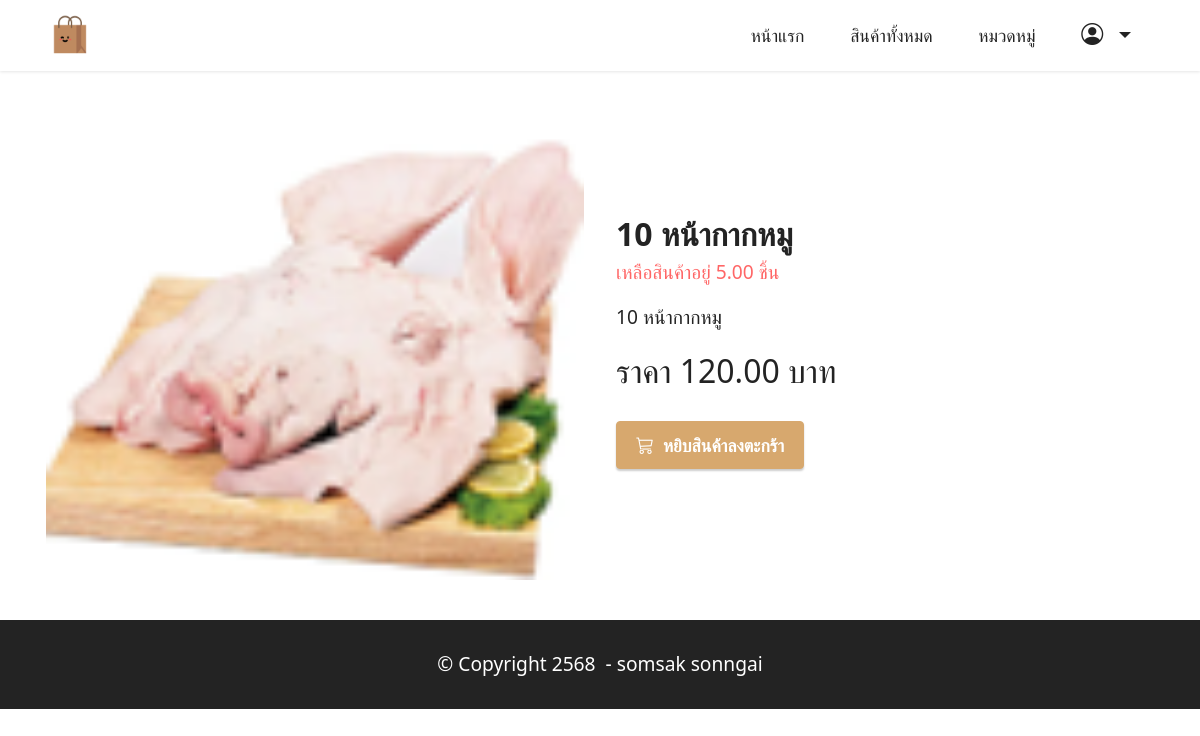
/product/11/, run on an earlier commit of the app's database.
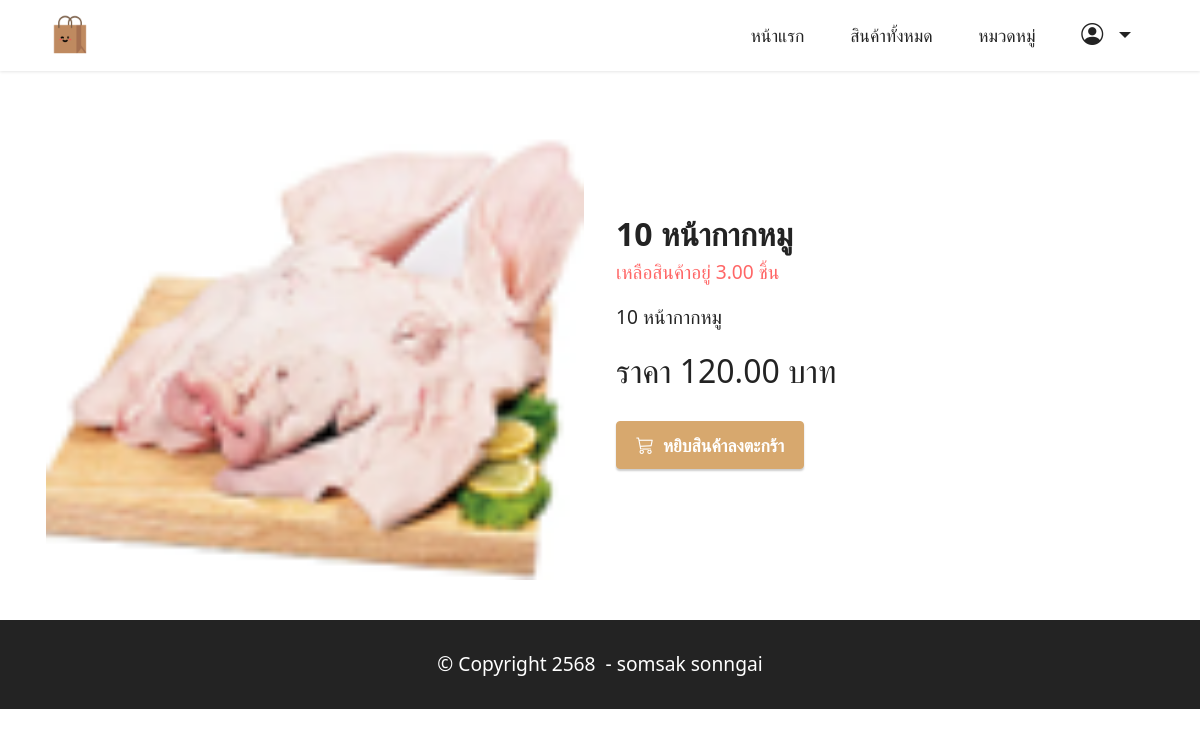
And on a later commit of the database.
### productapp/models.py (models this page shows, shortened)
class Product1(models.Model):
    category = models.ForeignKey('Category',on_delete=models.CASCADE,null=True,verbose_name="หมวดหมู่สินค้า")
    name = models.CharField("ชื่อสินค้า", max_length=100)
    description = models.TextField("รายละเอียดสินค้า", max_length=500)
    price = models.DecimalField("ราคาขาย", max_digits=10, decimal_places=2)
    stock = models.DecimalField("จำนวนในสต๊อก", max_digits=10, decimal_places=2)
    is_trending = models.BooleanField("สินค้าแนะนำ", default=False)
    image = models.ImageField("รูปสินค้า", upload_to="product")
    profitprice = models.DecimalField("ราคากำไร", max_digits=10, decimal_places=2)
    created_at = models.DateTimeField("วันที่เพิ่มสินค้า", auto_now_add=True)
    updated_at = models.DateTimeField("วันที่แก้ไขล่าสุด", auto_now=True)
    barcode = models.CharField("บาร์โค้ด", max_length=13, unique=True)
    class Meta:
        verbose_name = "Product"
        verbose_name_plural = "รายการสินค้า"

### productapp/views.py (the view)
# urls.py: path('product/<int:id>/', views.productDetail, name='productDetail'), #การเรียกใช้ blog ตามด้วย id
def productDetail(request,id):
    product=Product1.objects.get(pk=id)
    return render (request,"detail.html",{"product":product}) #มันก็คือ Product1 นั้นแหละที่เรียกใช้ที่เก็บไว้ในตัวแปร product ถ้าต้องการที่จะทำการเรียกใช้ก็เรียกใช้ product

### productapp/templates/detail.html (shortened to what this page needs)
{% extends "layout.html"%}
{% load humanize %}
{% block content%}
<div class="container my-3">
    <div class="card-wrapper">
        <div class="row align-items-center mt-4">
            <div class="col-12 col-lg-6">
                <div class="image-wrapper">
                    <img src="{{product.image.url}}">
                </div>
            </div>
            <div class="col-12 col-lg-6 my-4">
                <div class="text-box">
                    <h5 class="mbr-title mbr-fonts-style display-5">
                        <strong>{{product.name}}</strong>
                        <p class="display-7 text-secondary">เหลือสินค้าอยู่ {{product.stock}} ชิ้น</p>
                    </h5>
                    <p class="mbr-text mbr-fonts-style display-7">{{product.description}}</p>
                    <div class="cost">
                        <span class="currentcost mbr-fonts-style pr-2 display-5">ราคา {{product.price}} บาท</span>
                    </div>
                    <div class="mbr-section-btn pt-3">
                        {%if product.stock <= 0 %}
                             <h2 class="text-secondary " t>สินค้าหมด</h2>
                        {% else %}
                            <a href="{% url 'addCart' product.id %}" class="btn btn-primary display-4">
                                 <i class="bi bi-cart3"></i></i>&nbsp;
                                    หยิบสินค้าลงตะกร้า
                             </a>
                         {% endif %}
                    </div>
                </div>
            </div>
        </div>
    </div>
    <br>
</div>
{% endblock %}

What changed in the data, as far as the page shows it:
changed Product1 "10 หน้ากากหมู": stock "5.00" → "3.00"
